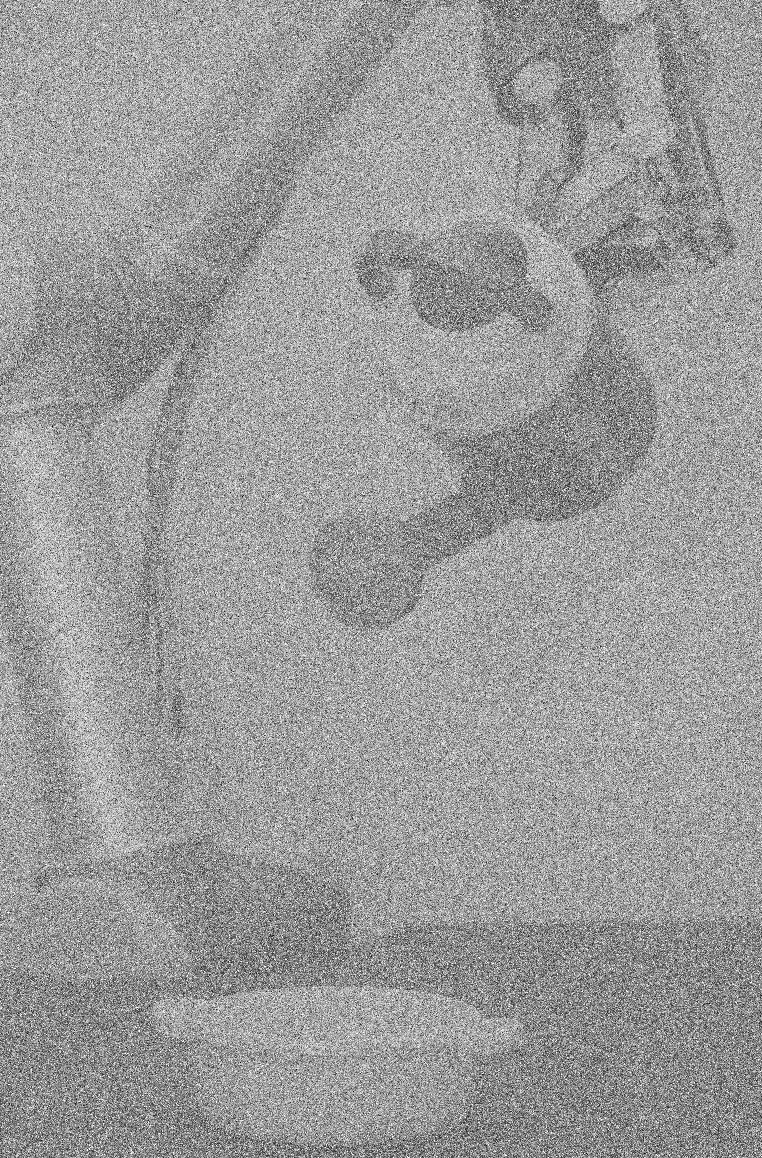
//> input picture Images/ImagesForStudents/Image2.png, 1524 x 2316 px (shown at 1/2 size)
$ ./1_1 /home/student/Desktop/RoVi/Images/ImagesForStudents/Image2.png 2   (built with g++ and OpenCV 4)
//> lines starting //> are read from the running program, lines starting //| are printed output that depends on the picture
#include <opencv2/highgui.hpp>
#include <stdio.h>
#include <iostream>
#include <opencv2/core.hpp>
#include <opencv2/imgproc.hpp>
#include <opencv2/photo.hpp>

using namespace cv;
using namespace std;

int KERNEL_LENGTH=31;
int DELAY_CAPTION = 1500;
int DELAY_BLUR = 100;


// [137 lines left out: functions histogram, draw_histogram_image, histogram_equalization, dftshift, pad, max_filter, not called in this run]


Mat med_filter(const Mat& img)
{

    // Pad original with border
    Mat padded;
    copyMakeBorder(img, padded, 2, 2, 2, 2, BORDER_REPLICATE);

    // Output image
    Mat out(img.size(), img.type());

    for (int i = 2; i < padded.rows - 3; i++) {
        // Pointers to previous, current and next rows
        uchar* r[] = {
            padded.ptr<uchar>(i - 2),
            padded.ptr<uchar>(i - 1),
            padded.ptr<uchar>(i),
            padded.ptr<uchar>(i + 1),
            padded.ptr<uchar>(i + 2)
        };

        for (int j = 2; j < padded.cols - 3; j++) {
            // Column vector of neighboring pixels
            Vec<uchar, 25> v;
            v << r[0][j-2], r[0][j-1], r[0][j], r[0][j+1], r[0][j+2],
                 r[1][j-2], r[1][j-1], r[1][j], r[1][j+1], r[1][j+2],
                 r[2][j-2], r[2][j-1], r[2][j], r[2][j+1], r[2][j+2],
                 r[3][j-2], r[3][j-1], r[3][j], r[3][j+1], r[3][j+2],
                 r[4][j-2], r[4][j-1], r[4][j], r[4][j+1], r[4][j+2];

            // Sort the vector
           cv::sort(v, v, (SORT_EVERY_COLUMN | SORT_ASCENDING));

            // Assign new pixel value as the mean of the middle 3 values
            out.at<uchar>(i - 2, j - 2) = v(9);
        }
    }

    return out;
}


// [278 lines left out: functions frequency_spectrum, complex_to_img, show_frequency_spectrum, contraharmonicFilter, butter_lowpass, butter_highpass and 5 more, not called in this run]

int main(int argc, char* argv[])
{
    // Parse command line arguments -- the first positional argument expects an
    // image path (the default is ./book_cover.jpg)
    CommandLineParser parser(argc, argv,
        // name  | default value    | help message
        "{help   |                  | print this message}"
        "{@image | /home/student/Desktop/RoVi/Images/ImagesForStudents/Image2.png | image path}"
        "{@img_number | 2 | }"
);

    if (parser.has("help")) {
        parser.printMessage();
        return 0;
    }

    // Load image file
    string filepath = parser.get<string>("@image");
    Mat img =imread(filepath, IMREAD_GRAYSCALE);
//> img is the input picture: 2316 rows x 1524 cols, CV_8UC1; min 0, max 255, mean 154.7

    // Check that the image file was actually loaded
    if (img.empty()) {
        cout << "Input image not found at '" << filepath << "'\n";
        return 1;
    }

    if (parser.get<int>("@img_number") == 1 )
    {
    namedWindow("Original",WINDOW_NORMAL);
    imshow("Original", img);
    Mat max_filtered = max_filter(img);
    // [6 lines of commented-out code are left out]
    namedWindow("Max FIlter",WINDOW_NORMAL);
    imshow("Max FIlter", max_filtered);

    Mat Bilateral;
    bilateralFilter( max_filtered, Bilateral, 100, 10, 10);
    namedWindow("Bilateral",WINDOW_NORMAL);
    imshow("Bilateral", Bilateral);                             ///final
    Mat equalized = histogram_equalization(Bilateral);
    namedWindow("equalized",WINDOW_NORMAL);
    imshow("equalized", equalized);
    // [12 lines of commented-out code are left out]
    }

    if (parser.get<int>("@img_number") == 2 )
    {

       Mat median1=med_filter(img);
//> after the loop in med_filter, `for (int i = 2; i < padded.rows - 3; i++)`:
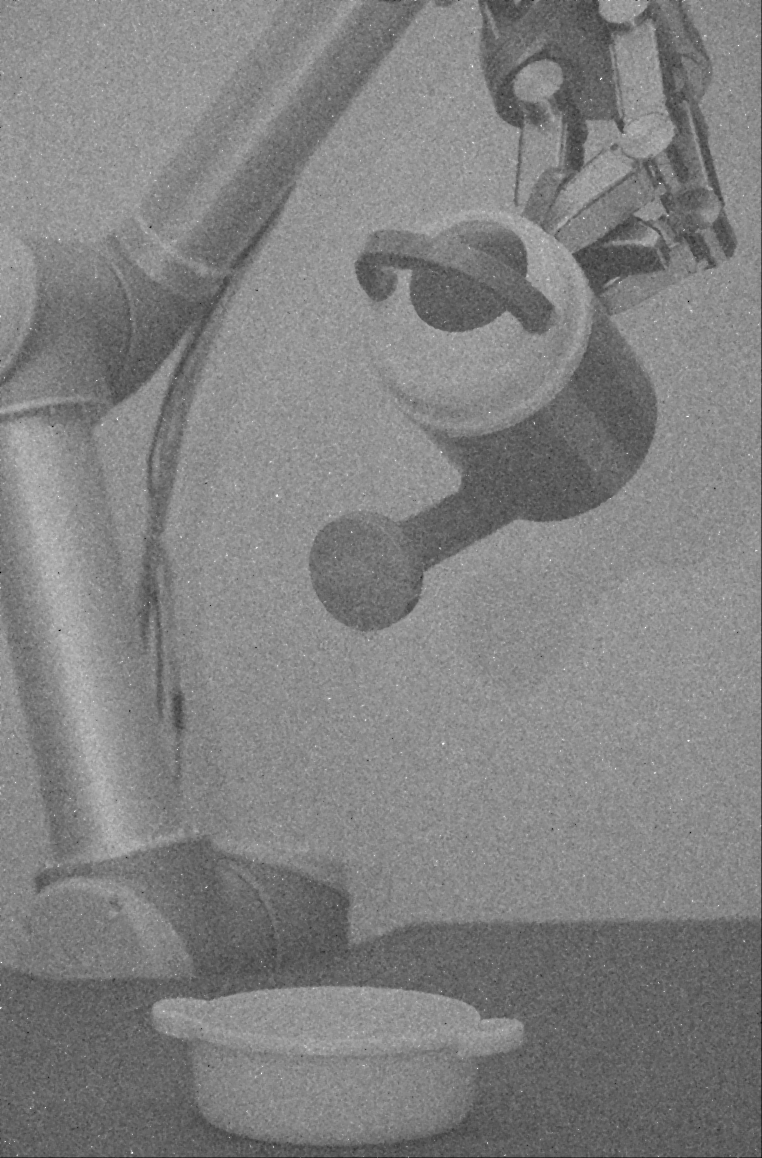
//> out: 2316 rows x 1524 cols, CV_8UC1 (shown at 1/2 size); min 0, max 255, mean 128.9
       namedWindow("Median 1st execution",WINDOW_NORMAL);
       imshow("Median 1st execution",median1);
       namedWindow("original",WINDOW_NORMAL);
       imshow("original",img);
       Mat median2=med_filter(median1);
       namedWindow("Median 2nd execution",WINDOW_NORMAL);
      imshow("Median 2nd execution",median2);
       Mat bilateral;
       bilateralFilter(median2,bilateral,80,8,8);
    namedWindow("Bilateral Filter",WINDOW_NORMAL);
      imshow("Bilateral Filter",bilateral);


    while (waitKey() != 27);
//> the Esc key is pressed

    }
    else if (parser.get<int>("@img_number") == 3 )
    {
        namedWindow("ROI",WINDOW_NORMAL);
        Rect2d roi = selectROI("ROI",img);
        // Crop image
        Mat Crop = img(roi);
        Mat hist_crp=histogram(Crop);
        imshow("Cropped Histogram",draw_histogram_image(hist_crp));
        Mat tmp;
        Mat fast;
        // [7 lines of commented-out code are left out]
        fastNlMeansDenoising(img,fast, 12, 5, 35);
        namedWindow("fast",WINDOW_NORMAL);
        imshow("fast", fast);
        //GaussianBlur( img_padded, tmp, Size( KERNEL_LENGTH, KERNEL_LENGTH ), 0, 0 );
        namedWindow("OriginalImage",WINDOW_NORMAL);
        imshow("OriginalImage", img);
    }
    else if (parser.get<int>("@img_number") == 41 )
       {
           Mat img_padded = pad(img);
           Mat planes[] = {
                   Mat_<float>(img_padded),
                   Mat_<float>::zeros(img_padded.size())
           };

           Mat cmp=frequency_spectrum(img);
            split(cmp,planes);
           // Compute the magnitude and phase
           Mat magnitude, phase;
           cartToPolar(planes[0], planes[1], magnitude, phase);

           // Shift quadrants so the Fourier image origin is in the center of the image
           dftshift(magnitude);

           Mat mag_copy ;
           magnitude.copyTo(mag_copy);
           mag_copy += Scalar::all(1);
           log(mag_copy, mag_copy);
           normalize(mag_copy, mag_copy, 0, 1, NORM_MINMAX);

           vector<Rect> ROIs;
           namedWindow("ROI", WINDOW_NORMAL);
           selectROIs("ROI", mag_copy, ROIs);

           if(ROIs.size()<1)
                return 0;
           for (size_t i = 0; i < ROIs.size(); i++)
           {
               rectangle(magnitude, ROIs[i], Scalar(0), CV_FILLED);
           }

           show_frequency_spectrum(magnitude, "Magnitude_cropped");
           Mat filtered = complex_to_img(magnitude, phase, planes, img);
           namedWindow("FilteredImage",WINDOW_NORMAL);
           cv::normalize(filtered, filtered, 0, 1, cv::NORM_MINMAX);
           imshow("FilteredImage", filtered);
           namedWindow("OriginalImage",WINDOW_NORMAL);
           imshow("OriginalImage", img);
   }

    else if (parser.get<int>("@img_number") == 42 )
    {
        Mat padded=pad(img);
        Mat cmp=frequency_spectrum(padded);
        dftshift(cmp);


        Mat filter;
        filter = butter_lowpass(500, 3, cmp.size());
          // [6 lines of commented-out code are left out]

        Mat filtered=apply_filter(cmp,filter,img);
        namedWindow("Filtered image",WINDOW_NORMAL);
        imshow("Filtered image", filtered);
        // Visualize
        namedWindow("Input",WINDOW_NORMAL);
        imshow("Input", img);
    }

    // Wait for escape key press before returning

    while (waitKey() != 27)
//> the Esc key is pressed
        ; // (do nothing)

    return 0;

}
